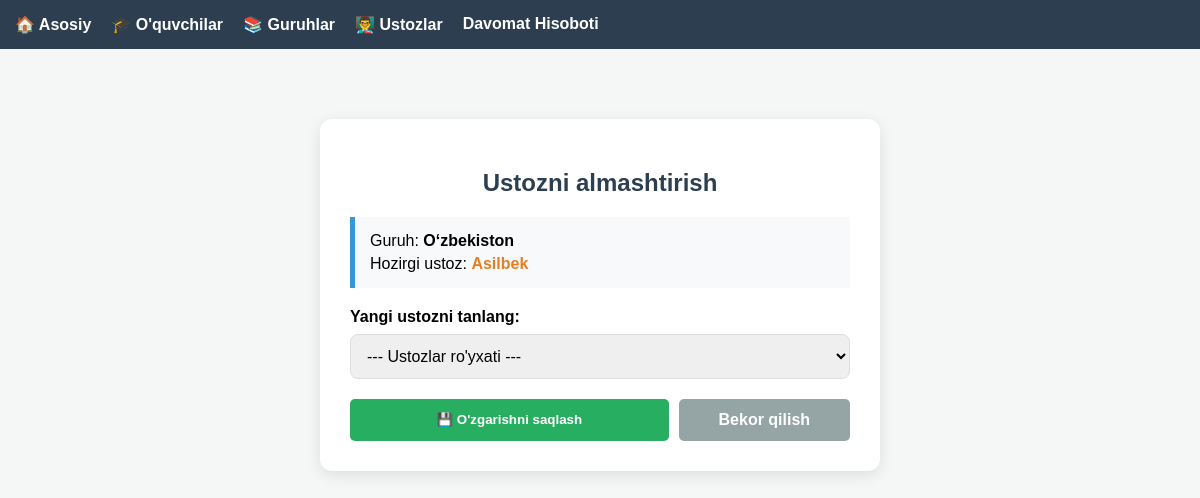
Page /group/1/change-teacher/ on the earlier database version.
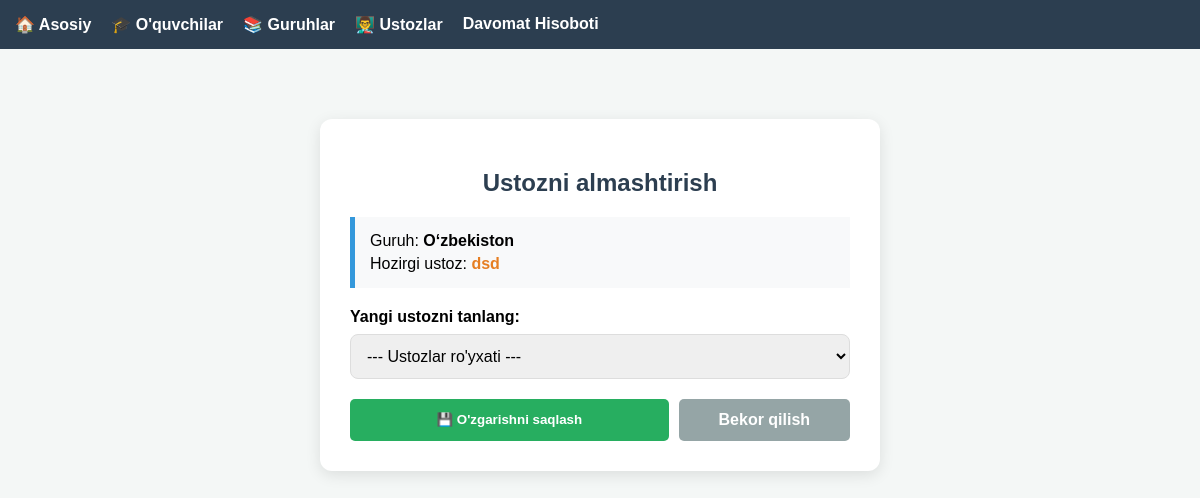
Same page on the later database version.
### markaz/models.py (models this page shows, shortened)
class Group(models.Model):
    name = models.CharField(max_length=100)
    teacher = models.ForeignKey(Teacher, on_delete=models.SET_NULL, null=True)
    price = models.DecimalField(max_digits=10, decimal_places=2, default=0) # Kurs narxi

class Teacher(models.Model):
    name = models.CharField(max_length=100)
    user = models.OneToOneField(User, on_delete=models.CASCADE)
    phone = models.CharField(max_length=13)
    def __str__(self):
        return self.user.get_full_name()or self.user.username

### markaz/views.py (the view)
# urls.py: path('group/<int:group_id>/change-teacher/', views.change_group_teacher, name='change_teacher'),
def change_group_teacher(request, group_id):
    group = get_object_or_404(Group, id=group_id)
    teachers = Teacher.objects.all()
    if request.method == "POST":
        new_teacher_id = request.POST.get('new_teacher')
        new_teacher = get_object_or_404(Teacher, id=new_teacher_id)
        group.teacher = new_teacher
        group.save()
        return redirect('group_list')
    return render(request, 'change_teacher.html', {
        'group': group,
        'teachers': teachers
    })

### templates/change_teacher.html (shortened to what this page needs)
{% extends 'base.html' %}
{% block content %}
<div style="max-width: 500px; margin: 50px auto; background: white; padding: 30px; border-radius: 12px; box-shadow: 0 4px 15px rgba(0,0,0,0.1);">
    <h2 style="color: #2c3e50; text-align: center;">Ustozni almashtirish</h2>
    <div style="background: #f8f9fa; padding: 15px; border-left: 5px solid #3498db; margin-bottom: 20px;">
        <p style="margin: 0;">Guruh: <b>{{ group.name }}</b></p>
        <p style="margin: 5px 0 0 0;">Hozirgi ustoz: <span style="color: #e67e22; font-weight: bold;">{{ group.teacher }}</span></p>
    </div>
    <form method="post">
        <div style="margin-bottom: 20px;">
            <label for="new_teacher" style="display: block; margin-bottom: 8px; font-weight: bold;">Yangi ustozni tanlang:</label>
            <select name="new_teacher" id="new_teacher" required style="width: 100%; padding: 12px; border: 1px solid #ddd; border-radius: 8px; font-size: 16px;">
                <option value="" disabled selected>--- Ustozlar ro'yxati ---</option>
            </select>
        </div>
        <div style="display: flex; gap: 10px;">
            <button type="submit" class="btn btn-add" style="flex: 2; padding: 12px; font-weight: bold;">💾 O'zgarishni saqlash</button>
            <a href="{% url 'group_list' %}" style="flex: 1; text-align: center; padding: 12px; background: #95a5a6; color: white; text-decoration: none; border-radius: 5px; font-weight: bold;">Bekor qilish</a>
        </div>
    </form>
</div>
{% endblock %}

Differences in the rows shown:
changed Group "O‘zbekiston": teacher "Asilbek" → "dsd"
